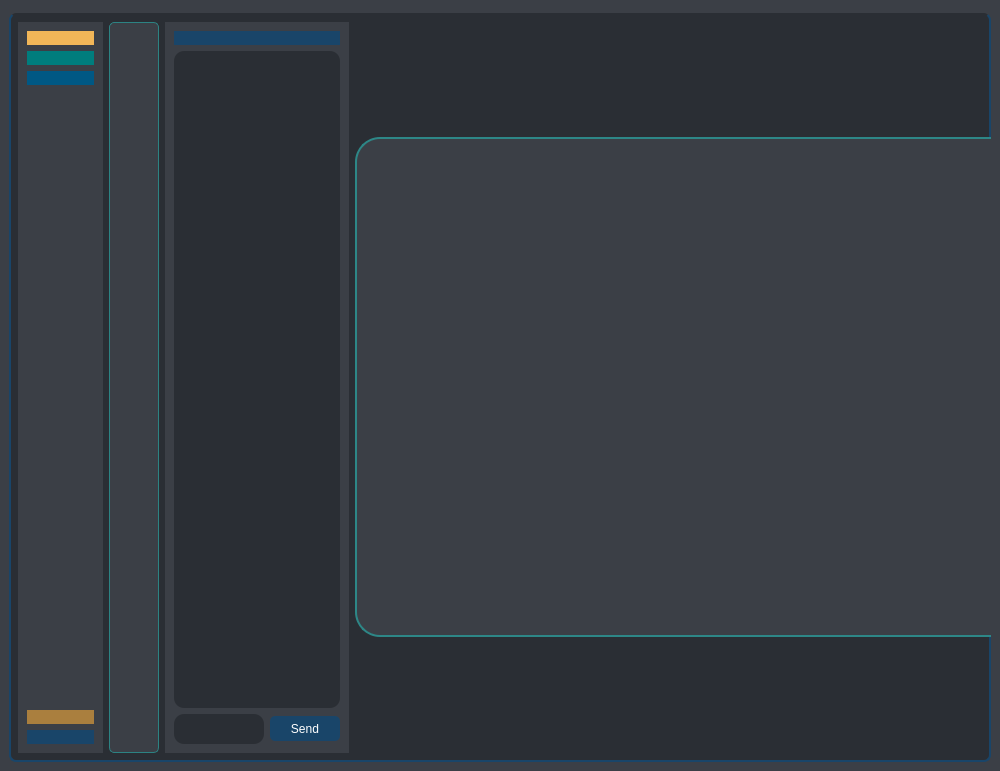
<?xml version="1.0" encoding="UTF-8"?>
<ui version="4.0">
 <class>homepage</class>
 <widget class="QMainWindow" name="homepage">
  <property name="geometry">
   <rect>
    <x>0</x>
    <y>0</y>
    <width>1000</width>
    <height>771</height>
   </rect>
  </property>
  <property name="minimumSize">
   <size>
    <width>1000</width>
    <height>771</height>
   </size>
  </property>
  <property name="maximumSize">
   <size>
    <width>1000</width>
    <height>771</height>
   </size>
  </property>
  <property name="windowTitle">
   <string>Pulp chat</string>
  </property>
  <property name="windowIcon">
   <iconset resource="elements.qrc">
    <normaloff>:/icons/img/icons8-chat-64.ico</normaloff>:/icons/img/icons8-chat-64.ico</iconset>
  </property>
  <property name="layoutDirection">
   <enum>Qt::LeftToRight</enum>
  </property>
  <property name="styleSheet">
   <string notr="true">background-color: rgb(59, 63, 70);</string>
  </property>
  <property name="iconSize">
   <size>
    <width>40</width>
    <height>40</height>
   </size>
  </property>
  <property name="unifiedTitleAndToolBarOnMac">
   <bool>false</bool>
  </property>
  <widget class="QWidget" name="centralwidget">
   <property name="minimumSize">
    <size>
     <width>1000</width>
     <height>750</height>
    </size>
   </property>
   <property name="maximumSize">
    <size>
     <width>1000</width>
     <height>771</height>
    </size>
   </property>
   <property name="sizeIncrement">
    <size>
     <width>900</width>
     <height>1200</height>
    </size>
   </property>
   <layout class="QHBoxLayout" name="horizontalLayout_3">
    <item>
     <widget class="QWidget" name="widget" native="true">
      <property name="styleSheet">
       <string notr="true">QWidget#widget {
Padding: 1px;
Border-radius: 7px;
Color: #fefefe;
background-color: rgb(42, 46, 52);
border-style: none solid solid solid ;
 border-width: 2px;
	border-color: rgb(25, 69, 105);
}

QWidget#widget:hover {
background-color: rgb(42, 46, 52);
border-style: none solid solid solid ;
 border-width: 2px;
color: rgb(241, 182, 88);
	border-color: rgb(32, 88, 134);
}</string>
      </property>
      <layout class="QHBoxLayout" name="horizontalLayout_4">
       <item>
        <layout class="QHBoxLayout" name="horizontalLayout">
         <item>
          <widget class="QWidget" name="widget_3" native="true">
           <property name="minimumSize">
            <size>
             <width>85</width>
             <height>100</height>
            </size>
           </property>
           <layout class="QVBoxLayout" name="verticalLayout">
            <item>
             <widget class="QPushButton" name="contactsbtn">
              <property name="toolTip">
               <string>&lt;html&gt;&lt;head/&gt;&lt;body&gt;&lt;p&gt;Contacts&lt;/p&gt;&lt;/body&gt;&lt;/html&gt;</string>
              </property>
              <property name="styleSheet">
               <string notr="true">QPushButton#contactsbtn {
color: white;
border-radius: 10px;
background-color: rgb(25, 69, 105);
	background-color: rgb(241, 182, 88);
}

QPushButton#contactsbtn:hover {
	background-color: rgb(42, 46, 52);
border-style: solid;
 border-width: 1px;
	color: rgb(241, 182, 88);
}

QPushButton#contactsbtn:pressed {
border-style: solid;
border-width: 1px;
	background-color: rgb(25, 69, 105);
	color: rgb(85, 255, 255);
}</string>
              </property>
              <property name="text">
               <string/>
              </property>
              <property name="icon">
               <iconset resource="elements.qrc">
                <normaloff>:/img/img/icons8-contacts-40.png</normaloff>:/img/img/icons8-contacts-40.png</iconset>
              </property>
              <property name="iconSize">
               <size>
                <width>25</width>
                <height>40</height>
               </size>
              </property>
             </widget>
            </item>
            <item>
             <widget class="QPushButton" name="newgroupbtn">
              <property name="toolTip">
               <string>&lt;html&gt;&lt;head/&gt;&lt;body&gt;&lt;p&gt;New Group&lt;/p&gt;&lt;/body&gt;&lt;/html&gt;</string>
              </property>
              <property name="styleSheet">
               <string notr="true">QPushButton#newgroupbtn {
color: white;
border-radius: 10px;
	background-color: rgb(0, 125, 125);
}

QPushButton#newgroupbtn:hover {
	background-color: rgb(42, 46, 52);
border-style: solid;
 border-width: 1px;
	color: rgb(241, 182, 88);
}

QPushButton#newgroupbtn:pressed {
border-style: solid;
border-width: 1px;
	background-color: rgb(25, 69, 105);
	color: rgb(85, 255, 255);
}</string>
              </property>
              <property name="text">
               <string/>
              </property>
              <property name="icon">
               <iconset resource="elements.qrc">
                <normaloff>:/img/img/icons8-people-40.png</normaloff>:/img/img/icons8-people-40.png</iconset>
              </property>
              <property name="iconSize">
               <size>
                <width>25</width>
                <height>40</height>
               </size>
              </property>
             </widget>
            </item>
            <item>
             <widget class="QPushButton" name="newchannelbtn">
              <property name="toolTip">
               <string>&lt;html&gt;&lt;head/&gt;&lt;body&gt;&lt;p&gt;New Channel&lt;/p&gt;&lt;/body&gt;&lt;/html&gt;</string>
              </property>
              <property name="styleSheet">
               <string notr="true">QPushButton#newchannelbtn {
color: white;
border-radius: 10px;
	background-color: rgb(0, 88, 132);
}

QPushButton#newchannelbtn:hover {
	background-color: rgb(42, 46, 52);
border-style: solid;
 border-width: 1px;
	color: rgb(241, 182, 88);
}

QPushButton#newchannelbtn:pressed {
border-style: solid;
border-width: 1px;
	background-color: rgb(25, 69, 105);
	color: rgb(85, 255, 255);
}</string>
              </property>
              <property name="text">
               <string/>
              </property>
              <property name="icon">
               <iconset resource="elements.qrc">
                <normaloff>:/img/img/icons8-omnichannel-40.png</normaloff>:/img/img/icons8-omnichannel-40.png</iconset>
              </property>
              <property name="iconSize">
               <size>
                <width>25</width>
                <height>40</height>
               </size>
              </property>
             </widget>
            </item>
            <item>
             <spacer name="verticalSpacer">
              <property name="orientation">
               <enum>Qt::Vertical</enum>
              </property>
              <property name="sizeHint" stdset="0">
               <size>
                <width>20</width>
                <height>40</height>
               </size>
              </property>
             </spacer>
            </item>
            <item>
             <widget class="QPushButton" name="graphbtn">
              <property name="toolTip">
               <string>&lt;html&gt;&lt;head/&gt;&lt;body&gt;&lt;p&gt;Graph&lt;/p&gt;&lt;/body&gt;&lt;/html&gt;</string>
              </property>
              <property name="styleSheet">
               <string notr="true">QPushButton#graphbtn {
	background-color: rgb(170, 127, 62);
color: white;
border-radius: 10px;
border-color: rgb(68, 120, 232);
}

QPushButton#graphbtn:hover {
	background-color: rgb(36, 108, 108);
border-style: solid;
 border-width: 1px;
	color: rgb(241, 182, 88);
}

QPushButton#graphbtn:pressed {
border-style: solid;
border-width: 1px;
	background-color: rgb(25, 69, 105);
	color: rgb(85, 255, 255);
}</string>
              </property>
              <property name="text">
               <string/>
              </property>
              <property name="icon">
               <iconset resource="elements.qrc">
                <normaloff>:/img/img/icons8-graph-64.png</normaloff>:/img/img/icons8-graph-64.png</iconset>
              </property>
              <property name="iconSize">
               <size>
                <width>25</width>
                <height>40</height>
               </size>
              </property>
             </widget>
            </item>
            <item>
             <widget class="QPushButton" name="settingbtn">
              <property name="toolTip">
               <string>&lt;html&gt;&lt;head/&gt;&lt;body&gt;&lt;p&gt;Setting&lt;/p&gt;&lt;/body&gt;&lt;/html&gt;</string>
              </property>
              <property name="styleSheet">
               <string notr="true">QPushButton#settingbtn {
color: white;
border-radius: 10px;
border-color: rgb(68, 120, 232);
	background-color: rgb(25, 69, 105);
}

QPushButton#settingbtn:hover {
	background-color: rgb(42, 46, 52);
border-style: solid;
 border-width: 1px;
	color: rgb(241, 182, 88);
}

QPushButton#settingbtn:pressed {
border-style: solid;
border-width: 1px;
	background-color: rgb(25, 69, 105);
	color: rgb(85, 255, 255);
}</string>
              </property>
              <property name="text">
               <string/>
              </property>
              <property name="icon">
               <iconset resource="elements.qrc">
                <normaloff>:/img/img/icons8-setting-40.png</normaloff>:/img/img/icons8-setting-40.png</iconset>
              </property>
              <property name="iconSize">
               <size>
                <width>25</width>
                <height>40</height>
               </size>
              </property>
             </widget>
            </item>
           </layout>
          </widget>
         </item>
         <item>
          <widget class="QListWidget" name="listofusersgroupschanels">
           <property name="sizePolicy">
            <sizepolicy hsizetype="Preferred" vsizetype="Expanding">
             <horstretch>0</horstretch>
             <verstretch>0</verstretch>
            </sizepolicy>
           </property>
           <property name="minimumSize">
            <size>
             <width>50</width>
             <height>700</height>
            </size>
           </property>
           <property name="maximumSize">
            <size>
             <width>150</width>
             <height>16777215</height>
            </size>
           </property>
           <property name="styleSheet">
            <string notr="true">QListWidget#listofusersgroupschanels {
	background-color: rgb(59, 63, 70);
border-style: solid;
border-color: rgb(44, 131, 131);
 border-width: 1px;
color: rgb(25, 69, 105);
border-radius: 5px;
}
QListWidget#listofusersgroupschanels:hover {
	background-color: rgb(42, 46, 52);
border-style: solid;
	border-color: rgb(243, 179, 70);
 border-width: 1px;
color: rgb(25, 69, 105);
border-radius: 5px;
}

</string>
           </property>
           <property name="horizontalScrollBarPolicy">
            <enum>Qt::ScrollBarAlwaysOff</enum>
           </property>
          </widget>
         </item>
        </layout>
       </item>
       <item>
        <widget class="QWidget" name="widget_2" native="true">
         <layout class="QHBoxLayout" name="horizontalLayout_2">
          <item>
           <layout class="QGridLayout" name="gridLayout">
            <item row="0" column="0" colspan="2">
             <widget class="QPushButton" name="infobtn">
              <property name="styleSheet">
               <string notr="true">QPushButton#infobtn {
color: white;
border-radius: 10px;
border-color: rgb(68, 120, 232);
	background-color: rgb(25, 69, 105);
}

QPushButton#infobtn:hover {
	background-color: rgb(42, 46, 52);
border-style: solid;
 border-width: 1px;
	color: rgb(241, 182, 88);
}

QPushButton#infobtn:pressed {
border-style: solid;
border-width: 1px;
	background-color: rgb(25, 69, 105);
	color: rgb(85, 255, 255);
}</string>
              </property>
              <property name="text">
               <string/>
              </property>
              <property name="icon">
               <iconset resource="elements.qrc">
                <normaloff>:/icons/img/icons8-info-64.png</normaloff>:/icons/img/icons8-info-64.png</iconset>
              </property>
              <property name="iconSize">
               <size>
                <width>20</width>
                <height>20</height>
               </size>
              </property>
             </widget>
            </item>
            <item row="6" column="1">
             <widget class="QPushButton" name="Sendbtn">
              <property name="minimumSize">
               <size>
                <width>70</width>
                <height>25</height>
               </size>
              </property>
              <property name="styleSheet">
               <string notr="true">QPushButton#Sendbtn {
color: white;
border-radius: 5px;
border-color: rgb(68, 120, 232);
	background-color: rgb(25, 69, 105);
}

QPushButton#Sendbtn:hover {
	background-color: rgb(42, 46, 52);
border-style: solid;
 border-width: 1px;
	color: rgb(241, 182, 88);
}

QPushButton#Sendbtn:pressed {
border-style: solid;
border-width: 1px;
	background-color: rgb(25, 69, 105);
	color: rgb(85, 255, 255);
}</string>
              </property>
              <property name="text">
               <string>Send</string>
              </property>
              <property name="icon">
               <iconset resource="elements.qrc">
                <normaloff>:/img/icons8-email-send-64.png</normaloff>:/img/icons8-email-send-64.png</iconset>
              </property>
             </widget>
            </item>
            <item row="3" column="0" colspan="2">
             <widget class="QListWidget" name="messageslist">
              <property name="styleSheet">
               <string notr="true">QListWidget#messageslist {
	border-image: url(:/img/img/chatbackground.jpg);
color: white;
border-radius: 10px;
	background-color: rgb(42, 46, 52);
padding-left: 10px;
border-style: none solid solid solid ;
}
QListWidget#messageslist:hover {
	background-color: rgb(42, 46, 52);
border-style: none solid solid solid ;
	border-color: rgb(245, 179, 1);
 border-width: 1px;
	color: rgb(25, 69, 105);
}</string>
              </property>
             </widget>
            </item>
            <item row="6" column="0" alignment="Qt::AlignVCenter">
             <widget class="QPlainTextEdit" name="messagelineedit">
              <property name="maximumSize">
               <size>
                <width>16777215</width>
                <height>30</height>
               </size>
              </property>
              <property name="styleSheet">
               <string notr="true">QPlainTextEdit#messagelineedit {
color: white;
border-radius: 10px;
	background-color: rgb(42, 46, 52);
padding-left: 10px;
}

QPlainTextEdit#messagelineedit:hover {
	background-color: rgb(42, 46, 52);
border-style: solid;
	border-color: rgb(53, 159, 159);
 border-width: 1px;
	color: rgb(241, 182, 88);
}

QPlainTextEdit#messagelineedit:pressed {
border-style: solid;
border-width: 1px;
	background-color: rgb(25, 69, 105);
	color: rgb(85, 255, 255);
}</string>
              </property>
             </widget>
            </item>
           </layout>
          </item>
         </layout>
        </widget>
       </item>
       <item>
        <widget class="QLabel" name="loadingpic">
         <property name="minimumSize">
          <size>
           <width>700</width>
           <height>500</height>
          </size>
         </property>
         <property name="maximumSize">
          <size>
           <width>16777215</width>
           <height>500</height>
          </size>
         </property>
         <property name="baseSize">
          <size>
           <width>700</width>
           <height>500</height>
          </size>
         </property>
         <property name="styleSheet">
          <string notr="true">QLabel#loadingpic {
	border-image: url(:/splash/img/splash.png);
Padding: 1px;
Border-radius: 25px;
Color: #fefefe;
	border-color: rgb(45, 135, 135);
border-style: solid;
 border-width: 2px;
}

QLabel#loadingpic:hover {
background-color: rgb(42, 46, 52);
border-style: solid;
 border-width: 2px;
color: rgb(241, 182, 88);
border-color: rgb(245, 179, 1);
}
</string>
         </property>
         <property name="text">
          <string/>
         </property>
         <property name="scaledContents">
          <bool>true</bool>
         </property>
        </widget>
       </item>
      </layout>
     </widget>
    </item>
   </layout>
  </widget>
  <widget class="QMenuBar" name="menubar">
   <property name="geometry">
    <rect>
     <x>0</x>
     <y>0</y>
     <width>1000</width>
     <height>21</height>
    </rect>
   </property>
   <widget class="QMenu" name="menuMenu">
    <property name="sizePolicy">
     <sizepolicy hsizetype="Maximum" vsizetype="Maximum">
      <horstretch>0</horstretch>
      <verstretch>0</verstretch>
     </sizepolicy>
    </property>
    <property name="title">
     <string/>
    </property>
    <property name="icon">
     <iconset resource="elements.qrc">
      <normaloff>:/img/icons8-menu-rounded-64.png</normaloff>:/img/icons8-menu-rounded-64.png</iconset>
    </property>
    <addaction name="actionContacts"/>
    <addaction name="actionNew_group"/>
    <addaction name="actionNew_channel"/>
    <addaction name="actionSetting"/>
    <addaction name="separator"/>
    <addaction name="separator"/>
    <addaction name="actionExit"/>
   </widget>
   <addaction name="menuMenu"/>
  </widget>
  <action name="actionContacts">
   <property name="icon">
    <iconset resource="elements.qrc">
     <normaloff>:/img/img/icons8-contacts-40.png</normaloff>:/img/img/icons8-contacts-40.png</iconset>
   </property>
   <property name="text">
    <string>Contacts</string>
   </property>
   <property name="font">
    <font>
     <pointsize>12</pointsize>
     <bold>true</bold>
    </font>
   </property>
  </action>
  <action name="actionNew_group">
   <property name="icon">
    <iconset resource="elements.qrc">
     <normaloff>:/img/img/icons8-people-40.png</normaloff>:/img/img/icons8-people-40.png</iconset>
   </property>
   <property name="text">
    <string>New group</string>
   </property>
   <property name="font">
    <font>
     <pointsize>12</pointsize>
     <bold>true</bold>
    </font>
   </property>
  </action>
  <action name="actionNew_channel">
   <property name="icon">
    <iconset resource="elements.qrc">
     <normaloff>:/img/img/icons8-omnichannel-40.png</normaloff>:/img/img/icons8-omnichannel-40.png</iconset>
   </property>
   <property name="text">
    <string>New channel</string>
   </property>
   <property name="font">
    <font>
     <pointsize>12</pointsize>
     <bold>true</bold>
    </font>
   </property>
  </action>
  <action name="actionExit">
   <property name="icon">
    <iconset resource="elements.qrc">
     <normaloff>:/img/img/icons8-exit-100.png</normaloff>:/img/img/icons8-exit-100.png</iconset>
   </property>
   <property name="text">
    <string>Exit</string>
   </property>
   <property name="font">
    <font>
     <pointsize>12</pointsize>
     <bold>true</bold>
    </font>
   </property>
  </action>
  <action name="actionSetting">
   <property name="icon">
    <iconset resource="elements.qrc">
     <normaloff>:/img/img/icons8-setting-40.png</normaloff>:/img/img/icons8-setting-40.png</iconset>
   </property>
   <property name="text">
    <string>Setting</string>
   </property>
   <property name="font">
    <font>
     <pointsize>12</pointsize>
     <bold>true</bold>
    </font>
   </property>
   <property name="priority">
    <enum>QAction::HighPriority</enum>
   </property>
  </action>
 </widget>
 <resources>
  <include location="elements.qrc"/>
 </resources>
 <connections/>
</ui>
